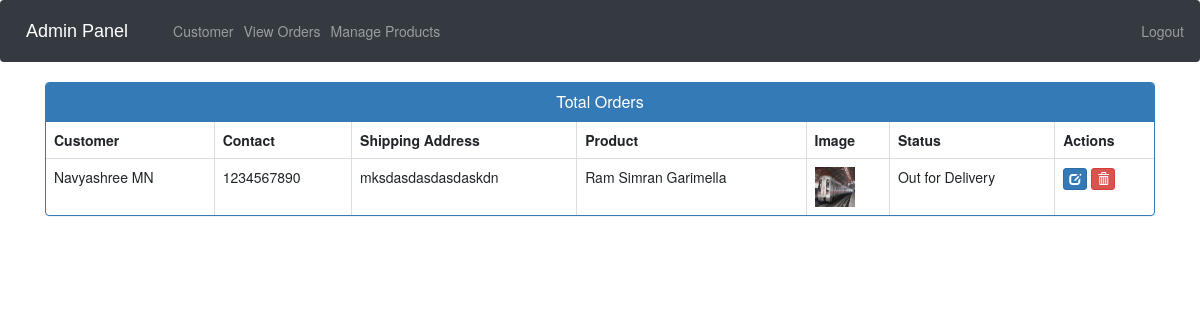
Page /admin-view-booking (signed in) on the committed database.
### ecom/models.py (models this page shows, shortened)
class Customer(models.Model):
    user=models.OneToOneField(User,on_delete=models.CASCADE)
    profile_pic= models.ImageField(upload_to='profile_pic/CustomerProfilePic/',null=True,blank=True)
    address = models.CharField(max_length=40)
    mobile = models.CharField(max_length=20,null=False)
    @property
    def get_name(self):
        return self.user.first_name+" "+self.user.last_name

class Orders(models.Model):
    STATUS =(
        ('Pending','Pending'),
        ('Order Confirmed','Order Confirmed'),
        ('Out for Delivery','Out for Delivery'),
        ('Delivered','Delivered'),
    )
    customer=models.ForeignKey('Customer', on_delete=models.CASCADE,null=True)
    product=models.ForeignKey('Product',on_delete=models.CASCADE,null=True)
    email = models.CharField(max_length=50,null=True)
    address = models.CharField(max_length=500,null=True)
    mobile = models.CharField(max_length=20,null=True)
    order_date= models.DateField(auto_now_add=True,null=True)
    status=models.CharField(max_length=50,null=True,choices=STATUS)

class Product(models.Model):
    name=models.CharField(max_length=40)
    product_image= models.ImageField(upload_to='product_image/',null=True,blank=True)
    price = models.PositiveIntegerField()
    description=models.CharField(max_length=40)

### ecom/views.py (the view)
@login_required(login_url="adminlogin")
def admin_view_booking_view(request):
    orders = models.Orders.objects.all()
    ordered_products = []
    ordered_bys = []
    for order in orders:
        ordered_product = models.Product.objects.all().filter(id=order.product.id)
        ordered_by = models.Customer.objects.all().filter(id=order.customer.id)
        ordered_products.append(ordered_product)
        ordered_bys.append(ordered_by)
    return render(
        request,
        "ecom/admin_view_booking.html",
        {"data": zip(ordered_products, ordered_bys, orders)},
    )

### templates/ecom/admin_view_booking.html (shortened to what this page needs)
{% extends 'ecom/admin_base.html' %} {% load static %} {% block content %}
<head>
  <link
    href="//netdna.bootstrapcdn.com/bootstrap/3.0.0/css/bootstrap.min.css"
    rel="stylesheet"
    id="bootstrap-css"
  />
</head>
<div class="container">
  <div class="panel panel-primary">
    <div class="panel-heading">
      <h6 class="panel-title">Total Orders</h6>
    </div>
    <table class="table table-hover table-bordered" id="dev-table">
      <thead>
        <tr>
          <th>Customer</th>
          <th>Contact</th>
          <th>Shipping Address</th>
          <th>Product</th>
          <th>Image</th>
          <th>Status</th>
          <th>Actions</th>
        </tr>
      </thead>
      {% for product,customer,order in data %}
      <tr>
        {% for c in customer %}
        <td>{{c.get_name}}</td>
        <td>{{c.mobile}}</td>
        <td>{{order.address}}</td>
        {% endfor %} {% for p in product %}
        <td>{{p.name}}</td>
        <td>
          <img
            src="{% static p.product_image.url %}"
            alt="Profile Pic"
            height="40px"
            width="40px"
          />
        </td>
        <td>{{order.status}}</td>
        <td>
          <a
            class="btn btn-primary btn-xs"
            href="{% url 'update-order' order.id  %}"
            ><span class="glyphicon glyphicon-edit"></span
          ></a>
          <a
            class="btn btn-danger btn-xs"
            href="{% url 'delete-order' order.id  %}"
            ><span class="glyphicon glyphicon-trash"></span
          ></a>
        </td>
        {% endfor %}
      </tr>
      {% endfor %}
    </table>
  </div>
</div>
{% endblock content %}

### templates/ecom/admin_view_booking.html (style rules this page uses)
a:link { text-decoration: none; }
h6 { text-align: center; }

### rows in the picture
Orders: address "mksdasdasdasdaskdn", status "Out for Delivery"
Customer: get_name "Navyashree MN", mobile "1234567890"
Product: name "Ram Simran Garimella", product_image (picture)
